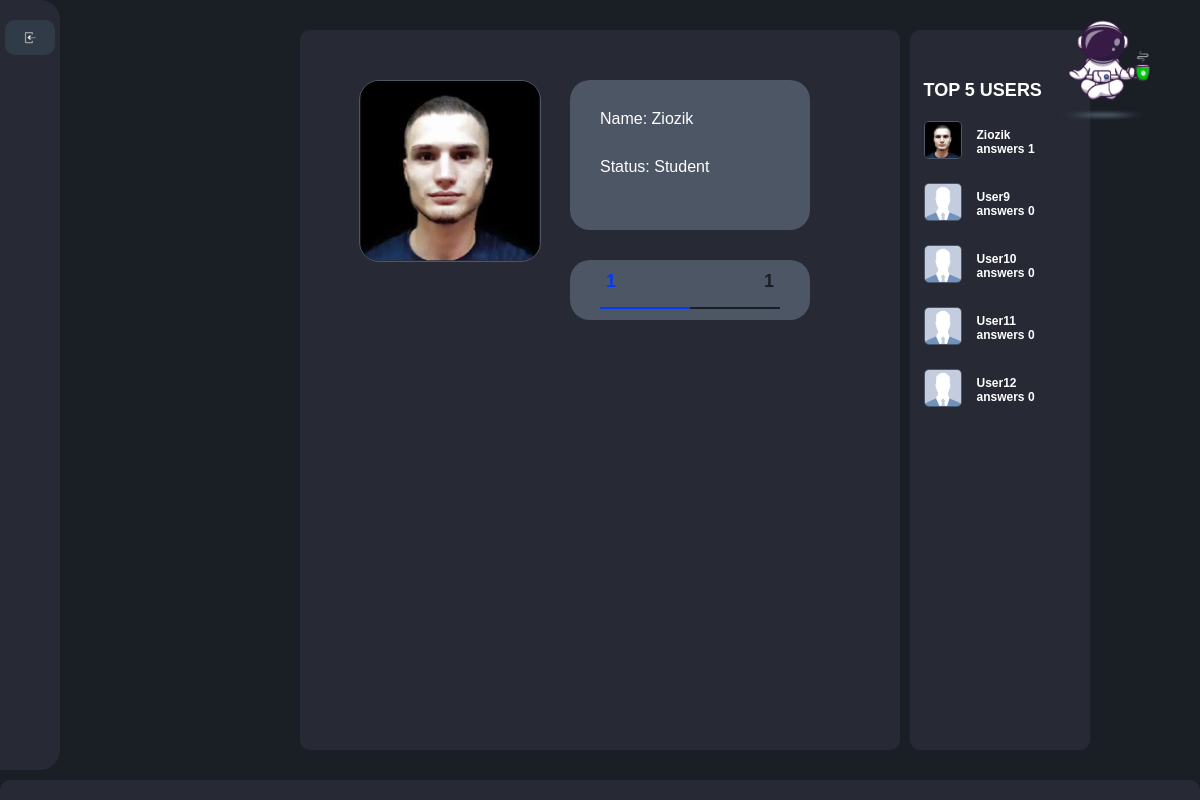
Page /User/13/ on the committed database.
### home/models.py (models this page shows, shortened)
class UserProfile(models.Model):
    user = models.OneToOneField(User, on_delete=models.PROTECT, null=True)
    avatar = models.ImageField(upload_to="photos/%Y/%m/%d", default='placeholder.png')
    user_name = models.CharField(max_length=255)
    user_status = models.ForeignKey(UserCategory, on_delete=models.CASCADE, default=1)
    correct = models.IntegerField(default=0)
    incorrect = models.IntegerField(default=0)
    def get_absolute_url(self):
        return reverse('User', kwargs={'pk': self.pk})

class UserCategory(models.Model):
    name = models.CharField(max_length=100, db_index=True, null=True)
    def __str__(self):
        return self.name

### home/views.py (the view)
# urls.py: path('User/<int:pk>/', ProfileUsers.as_view(), name="User")
class ProfileUsers(DataMixin, TemplateView):
    template_name = 'home/PreviewUser.html'
    model = UserProfile
    pk_url_kwarg = 'pk'
    def get_context_data(self, object_list=None, **kwargs):
        context = super().get_context_data(**kwargs)
        user = context['user'] = UserProfile.objects.get(pk=kwargs['pk'])
        c_def = self.get_user_context(title=user.user_name)
        answers = user.correct + user.incorrect
        if answers:
            context["correct"] = (user.correct/answers)*100
            context["incorrect"] = (user.incorrect/answers)*100
        else:
            context["correct"] = 0
            context["incorrect"] = 0
        context['user'] = user
        return dict(list(context.items())+list(c_def.items()))

### home/utils.py (called while the page is built)
    def get_user_context(self, **kwargs):
        context = kwargs
        top = UserProfile.objects.order_by('-correct')[:5]
        context['top'] = top
        return  context

### home/templates/home/PreviewUser.html
{% extends "home/main.html" %}
{% block content %}
    <content >
        {% include "home/includes/previewuser.html" %}
    </content>
{% endblock %}

### home/templates/home/includes/previewuser.html
{% block content %}
{% load static %}
    <div class="user_profile">
        <div class="left_content_profile">
            <img class="img_profile_user" src="{{user.avatar.url}}" alt="">
    </div>
            <div class="right_content_profile">
            <div class="info_profile_user">
                <span class="user_name_profile">Name: {{ user.user_name }} </span>
                <span class="user_status_profile">Status: {{ user.user_status }}</span>
            </div>
            <div class="profile_statistic">
            <div class="statisticbloc">
                <span class="statistic correct">
                   {{ user.correct }}
                </span>
                <span class="statistic incorrect">
                    {{ user.incorrect }}
                </span>
            </div>
                <div class="container_bar">
                    <div class="bar_statistic cor" id="cor" data-correct={{correct}}></div>
                    <div class="bar_statistic incor" id="incor" data-incorrect={{incorrect}}></div>
                    </div>
            </div>
    </div>
    </div>
{% endblock %}

### home/templates/home/includes/right-sidebar.html
{% block content %}
<div class="top_users">
<span class="title_sidebar">TOP 5 USERS</span>
{% for t in top %}
    <div class="top" >
    <a href="{{ t.get_absolute_url }}">
        <img src="{{ t.avatar.url }}" alt="" class="top_img">
    </a>
        <div class="top_info">
            <span class="top_name">{{ t.user_name }}</span>
            <span class="top_correct">answers {{ t.correct }}</span>
        </div>
    </div>
{% endfor %}
</div>
{% endblock %}

### home/static/home/css/styles.css (style rules this page uses)
:root { @import url('https://fonts.googleapis.com/css2?family=Montserrat:wght@0,200;0,300;0,400;0,500;0,600;0,700&display=swap'); --primary-color: #1a1f25; --secondary-color: #272a35; --text-color: #4d5665; --blue: #0339fa; --green: #9ff740; --red: #f75528; --color: #354156; --main-font: 'Montserrat', sans-serif; }
html { min-height: 100%; }
body { display: flex; justify-content: start; background: var(--primary-color); width: 100%; margin: 0; padding: 0; min-height: 100%; }
content { background: var(--secondary-color); display: flex; flex-direction: column; align-items: center; width: 50%; margin: 30px 0 50px 300px; border-radius: 10px; min-height: 90vh; }
a { text-decoration: none; }
.user_profile { margin: 50px; position: relative; display: flex; justify-content: space-between; height: 100%; width: calc(100% - 100px); }
.left_content_profile { width: 40%; display: flex; flex-direction: column; align-items: center; }
.img_profile_user { border: var(--text-color) 1px solid; border-radius: 20px; height: 15vw; width: 15vw; }
.right_content_profile { position: relative; display: flex; flex-direction: column; align-items: start; width: 60%; }
.info_profile_user { display: flex; flex-direction: column; align-items: start; height: 10vw; width: 20vw; margin-left: 20px; background: var(--text-color); border-radius: 20px; padding-top: 30px; }
.profile_statistic { display: flex; flex-direction: column; align-items: center; justify-content: center; height: 5vw; width: 20vw; margin-top: 30px; margin-left: 20px; background: var(--text-color); border-radius: 20px; }
.user_name_profile, .user_status_profile { font-family: var(--main-font); font-size: 16px; font-weight: 400; color: white; margin-left: 30px; margin-bottom: 30px; }
.statisticbloc { display: flex; justify-content: space-between; align-items: center; width: 70%; }
.statistic { font-family: var(--main-font); font-size: 1.5vw; font-weight: 700; }
.correct { color:var(--blue); }
.incorrect { color:var(--primary-color) }
.container_bar { margin-top: 15px; display: flex; justify-content: start; width: 15vw; }
.bar_statistic { position: relative; height: 2px; }
.cor { background: var(--blue); }
.incor { background: var(--primary-color); }
.title_sidebar { font-family: var(--main-font); font-size: 1.5vw; font-weight: 600; color: white; margin-bottom: 20px; }
.top_users { width: 85%; display: flex; flex-direction: column; justify-content: center; align-items: start; margin-top: 50px; }
.top { display: flex; justify-content: start; align-items: center; margin-bottom: 20px; width: 100%; }
.top_img { height: 3vw; width: 3vw; border-radius: 5px; border: 1px solid var(--text-color); }
.top_info { display: flex; flex-direction: column; align-items: start; justify-content: center; margin-left: 15px; }
.top_name, .top_correct { font-family: var(--main-font); font-size: 1vw; font-weight: 600; color: white; }

### rows in the picture
UserProfile: avatar (picture), user_name "Ziozik", user_status "Student", correct "1", incorrect "1"
UserProfile: avatar (placeholder picture), user_name "User9", correct "0"
UserProfile: avatar (placeholder picture), user_name "User10", correct "0"
UserProfile: avatar (placeholder picture), user_name "User11", correct "0"
UserProfile: avatar (placeholder picture), user_name "User12", correct "0"
